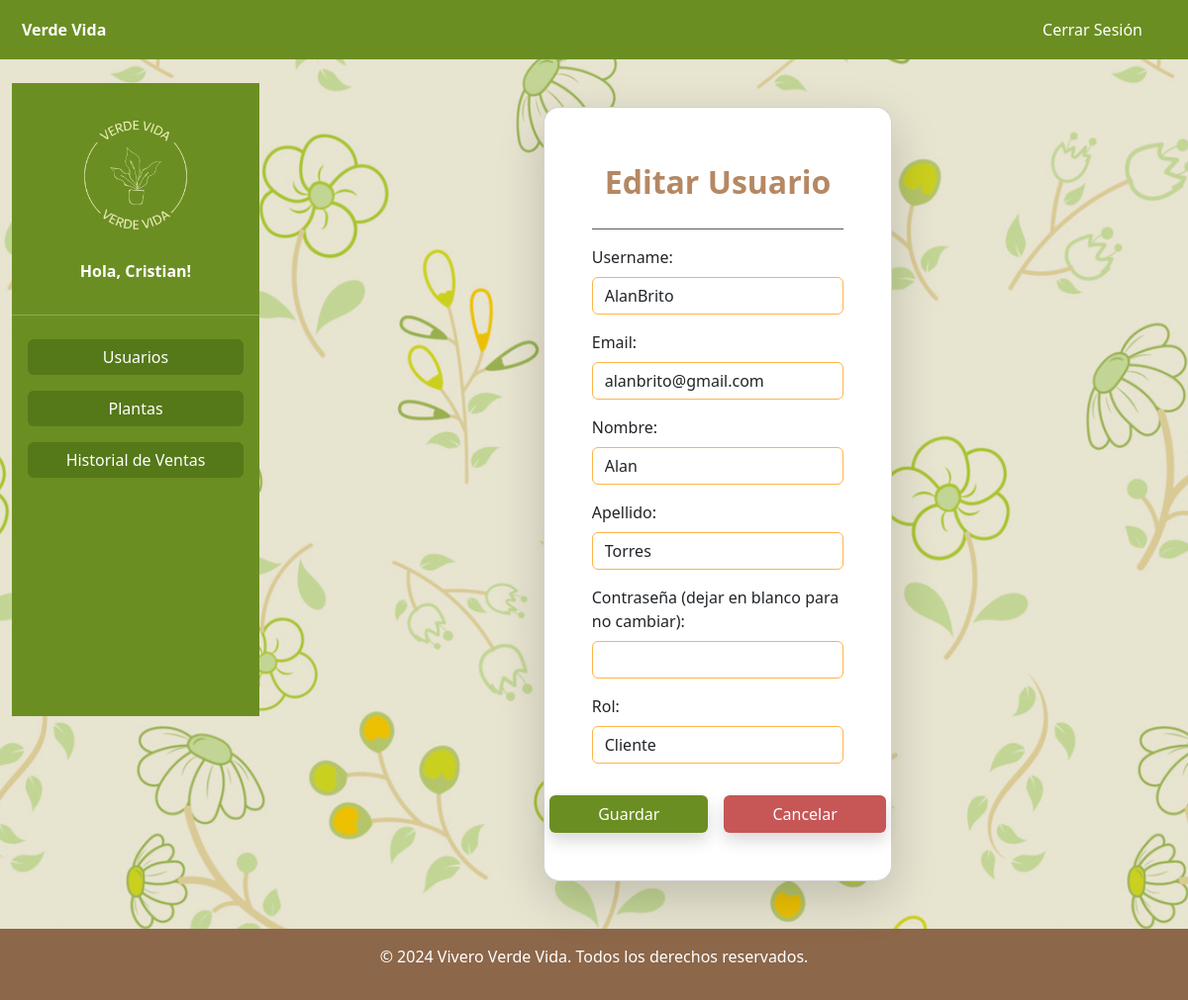
The app's page /authentication/usuarios/editar/2/ (signed in) with its own data.
### Authentication/models.py (models this page shows, shortened)
class User(AbstractUser):
    user_id = models.AutoField(primary_key=True, verbose_name="Id")
    name = models.CharField(max_length=50, verbose_name="Name")
    last_name = models.CharField(max_length=50, verbose_name="Last Name")
    username = models.CharField(max_length=50, unique=True, verbose_name="Username")
    email = models.EmailField(unique=True, verbose_name="Email")
    role_id = models.ForeignKey(Role, on_delete=models.CASCADE, verbose_name='Rol', null=True, blank=True)
    USERNAME_FIELD = 'username'
    REQUIRED_FIELDS = ['email', 'name', 'last_name']

### Authentication/views.py (the view, shortened to what this page needs)
# urls.py: path('usuarios/editar/<int:usuario_id>/', views.editar_usuario, name='editar_usuario'),
@login_required
def editar_usuario(request, usuario_id):
    usuario = get_object_or_404(User, pk=usuario_id)
    roles = Role.objects.all()
    return render(request, "CRUD usuarios/editar_usuario.html", {"usuario": usuario, "roles": roles})

### Authentication/templates/CRUD usuarios/editar_usuario.html (shortened to what this page needs)
{% extends 'base.html' %}
{% load static %}
{% block content %}
<div class="container-fluid d-flex justify-content-center align-items-center min-vh-120 px-3">
    <div class="card shadow-lg bg-white rounded-4 p-5 m-4 col-lg-5 col-md-8 col-sm-12" style="background-color:#f5f5dc;">
        <h2 class="text-center fw-bold mt-2 mb-4" style="color: #b58863;">Editar Usuario</h2>
        <hr class="border-1 opacity-75 mt-1">
        <form method="post">
            <div class="mb-3">
                <label for="username" class="form-label">Username:</label>
                <input type="text" id="username" name="username" class="form-control" value="{{ usuario.username }}" required style="border-color: rgb(255,179,71);">
            </div>
            <div class="mb-3">
                <label for="email" class="form-label">Email:</label>
                <input type="email" id="email" name="email" class="form-control" value="{{ usuario.email }}" required style="border-color: rgb(255,179,71);">
            </div>
            <div class="mb-3">
                <label for="name" class="form-label">Nombre:</label>
                <input type="text" id="name" name="name" class="form-control" value="{{ usuario.name }}" required style="border-color: rgb(255,179,71);">
            </div>
            <div class="mb-3">
                <label for="last_name" class="form-label">Apellido:</label>
                <input type="text" id="last_name" name="last_name" class="form-control" value="{{ usuario.last_name }}" required style="border-color: rgb(255,179,71);">
            </div>
            <div class="mb-3">
                <label for="password" class="form-label">Contraseña (dejar en blanco para no cambiar):</label>
                <input type="password" id="password" name="password" class="form-control" style="border-color: rgb(255,179,71);">
            </div>
            <div class="mb-3">
                <label for="role" class="form-label">Rol:</label>
                <select id="role" name="role_id" class="form-control" required style="border-color: rgb(255,179,71);">
                    {% for role in roles %}
                    <option value="{{ role.role_id }}" {% if usuario.role_id == role.role_id %}selected{% endif %}>{{ role.role }}</option>
                    {% endfor %}
                </select>
            </div>
            <div class="d-flex justify-content-center">
                <button type="submit" class="btn shadow w-auto px-5 mt-3" style="background-color: rgb(107, 142, 35); color: white;">Guardar</button>
                <a href="{% url 'lista_usuarios' %}" class="btn shadow w-auto px-5 mt-3 ms-3" style="background-color: rgb(199, 86, 86); color: white;">Cancelar</a>
            </div>
        </form>
    </div>
</div>
{% endblock %}

### Vivero/templates/base.html (shortened to what this page needs)
{% load static %}
<!DOCTYPE html>
<html lang="en">
<head>
    <link href="https://cdn.jsdelivr.net/npm/bootstrap@5.3.0/dist/css/bootstrap.min.css" rel="stylesheet">
</head>
<body class="bg-image">
    <nav class="navbar navbar-expand-lg navbar-dark" style="background-color: rgb(107, 142, 35); padding: 10px;">
        <div class="container-fluid">
                <span class="fw-bold text-white">Verde Vida</span>
                    {% if user.is_authenticated %}
                    <ul class="navbar-nav {% if user.role_id.role_id == 3 %}ms-auto{% endif %}">
                        <li class="nav-item me-3">
                            <a class="nav-link text-white" href="{% url 'logout' %}">
                                 Cerrar Sesión
                            </a>
                        </li>
                    </ul>
                    {% endif %}
            </div>
    </nav>
    <div class="container-fluid d-flex mt-0">
        {% if user.role_id.role_id == 3 %}
        <div class="p-0 text-white mt-4" style="width: 250px; height: 80vh; background-color: rgb(107, 142, 35);">
            <div class="text-center py-3">
                <img src="{% static 'img/Logo.png' %}" class="img-fluid mt-1" style="height: 150px;" alt="Logo">
                <p class="fw-bold mt-2">Hola, {{ user.name }}!</p>
            </div>
            <hr class="m-0">
            <ul class="list-group mt-3">
                <li class="list-group-item" style="background-color: rgb(107, 142, 35); border: none;">
                    <a href="{% url 'lista_usuarios' %}" class="btn w-100 text-white"
                        style="background-color: rgb(85, 120, 25); border: none;">Usuarios</a>
                </li>
                <li class="list-group-item" style="background-color: rgb(107, 142, 35); border: none;">
                    <a href="{% url 'plantas' %}" class="btn w-100 text-white"
                        style="background-color: rgb(85, 120, 25); border: none;">Plantas</a>
                </li>
                <li class="list-group-item" style="background-color: rgb(107, 142, 35); border: none;">
                    {% if user.is_staff %}
                    <a href="{% url 'sales_history' %}" class="btn w-100 text-white"
                    style="background-color: rgb(85, 120, 25); border: none;">Historial de Ventas</a>
                    {% endif %}
                </li>
            </ul>
        </div>
        {% endif %}
        <main class="flex-grow-1 p-4">
            {% block content %}
            {% endblock %}
        </main>
    </div>
</body>
<footer class="bg text-white text-center py-3" style="background-color: #8c674a;">
    <p>&copy; 2024 Vivero Verde Vida. Todos los derechos reservados.</p>
</footer>
</html>

### Vivero/templates/base.html (style rules this page uses)
.bg-image { background: url('/static/img/pagflores.jpg') no-repeat center center fixed; background-size: cover !important; background-color: rgba(82, 66, 9, 0.1); background-blend-mode: darken; }

### records on screen
User: name "Cristian"
User: username "AlanBrito", email "alanbrito@gmail.com", name "Alan", last_name "Torres"

### other values on screen
form field role_id "Cliente"
